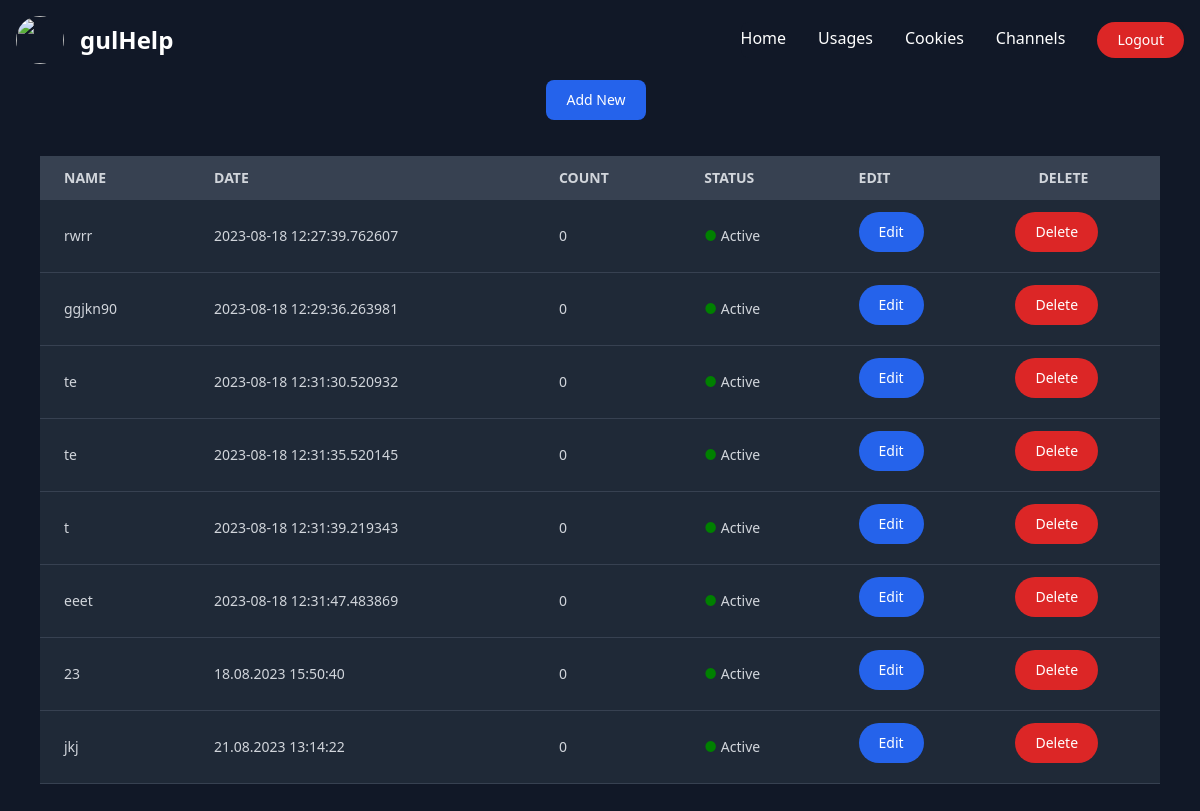
Page /cookies/ (signed in) on the earlier database version.
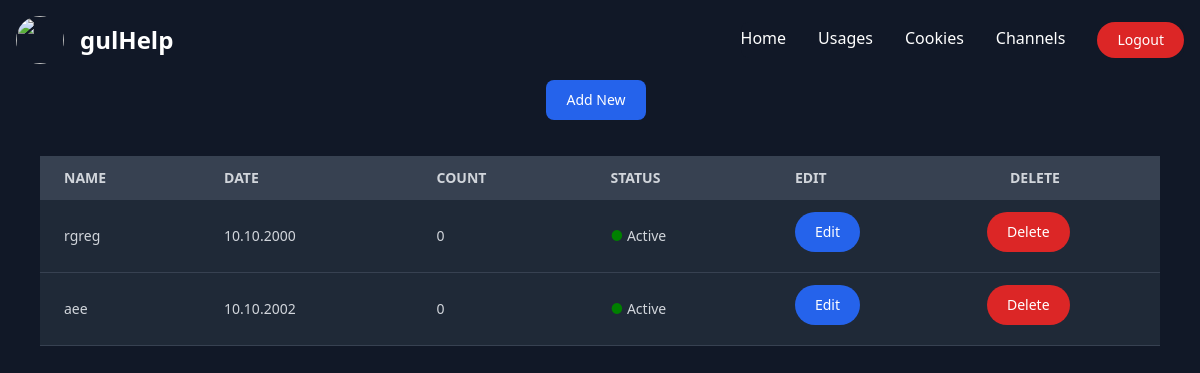
Same page on the later database version.
### dashboard/models.py (models this page shows)
class Cookie(models.Model):
    cookie_name = models.CharField(max_length=255)
    cookie_text = models.TextField()
    cookie_date = models.CharField(max_length=255)
    cookie_count = models.IntegerField(default=0)
    cookie_limit = models.IntegerField(default=20)
    cookie_status = models.BooleanField(default=True)
    cookie_is_current = models.BooleanField()

### dashboard/views.py (the view)
# urls.py: path("cookies/", login_required(views.cookies), name="cookies"),
def cookies(request):
    context = {
        'cookies' : Cookie.objects.all()
    }
    return render(request, "cookies.html", context)

### dashboard/templates/cookies.html (shortened to what this page needs)
{% extends "master.html" %} {% block content %}
<div class="justify-center flex">
    <button
        id="cookie-add-btn"
        type="button"
        class="text-white focus:ring-4 font-medium rounded-lg text-sm px-5 py-2.5 mr-2 mb-2 bg-blue-600 hover:bg-blue-700 focus:outline-none focus:ring-blue-800"
    >
        Add New
    </button>
</div>
<div id="main-cookies-table" class="relative overflow-x-auto px-10 py-7">
    <table class="w-full text-sm text-left text-gray-500 table-fixed">
        <thead class="text-md text-gray-300 uppercase bg-gray-700">
            <tr>
                <th scope="col" class="px-6 py-3">name</th>
                <th scope="col" class="px-6 py-3">date</th>
                <th scope="col" class="px-6 py-3">count</th>
                <th scope="col" class="px-6 py-3">status</th>
                <th scope="col" class="px-6 py-3">edit</th>
                <th scope="col" class="px-6 py-3">delete</th>
            </tr>
        </thead>
        <tbody id="main-tbody">
            {% for cookie in cookies %}
            <tr
                id="cookie-{{ cookie.pk }}"
                class="border-b bg-gray-800 border-gray-700 hover:bg-gray-600 text-gray-300"
            >
                <td class="px-6 py-4">{{ cookie.cookie_name }}</td>
                <td class="px-6 py-4">{{ cookie.cookie_date }}</td>
                <td class="px-6 py-4">{{ cookie.cookie_count }}</td>
                <td class="px-6 py-4">
                    {% if cookie.cookie_status %}
                    <span style="color: green">●</span> Active {% else %}
                    <span style="color: red">●</span> Deactive {% endif %}
                </td>
                <td scope="col" class="px-6 py-3">
                    <button
                        data-cookie-pk="{{ cookie.pk }}"
                        data-cookie-name="{{ cookie.cookie_name }}"
                        type="button"
                        class="edit-btn text-white focus:outline-none focus:ring-4 font-medium rounded-full text-sm px-5 py-2.5 text-center mr-2 mb-2 bg-blue-600 hover:bg-blue-700 focus:ring-blue-800"
                    >
                        Edit
                    </button>
                </td>
                <td>
                    <button
                        data-cookie-pk="{{ cookie.pk }}"
                        data-cookie-name="{{ cookie.cookie_name }}"
                        type="button"
                        class="delete-btn text-white focus:outline-none focus:ring-4 font-medium rounded-full text-sm px-5 py-2.5 text-center mr-2 mb-2 bg-red-600 hover:bg-red-700 focus:ring-red-800"
                    >
                        Delete
                    </button>
                </td>
            </tr>
            {% endfor %}
        </tbody>
    </table>
</div>
{% endblock %}

Differences in the rows shown:
removed Cookie: cookie_name "rwrr", cookie_date "2023-08-18 12:27:39.762607", cookie_count "0", cookie_status "Active"
removed Cookie: cookie_name "ggjkn90", cookie_date "2023-08-18 12:29:36.263981", cookie_count "0", cookie_status "Active"
removed Cookie: cookie_name "te", cookie_date "2023-08-18 12:31:30.520932", cookie_count "0", cookie_status "Active"
removed Cookie: cookie_name "te", cookie_date "2023-08-18 12:31:35.520145", cookie_count "0", cookie_status "Active"
removed Cookie: cookie_name "t", cookie_date "2023-08-18 12:31:39.219343", cookie_count "0", cookie_status "Active"
removed Cookie: cookie_name "eeet", cookie_date "2023-08-18 12:31:47.483869", cookie_count "0", cookie_status "Active"
removed Cookie: cookie_name "23", cookie_date "18.08.2023 15:50:40", cookie_count "0", cookie_status "Active"
removed Cookie: cookie_name "jkj", cookie_date "21.08.2023 13:14:22", cookie_count "0", cookie_status "Active"
added Cookie: cookie_name "rgreg", cookie_date "10.10.2000", cookie_count "0", cookie_status "Active"
added Cookie: cookie_name "aee", cookie_date "10.10.2002", cookie_count "0", cookie_status "Active"
